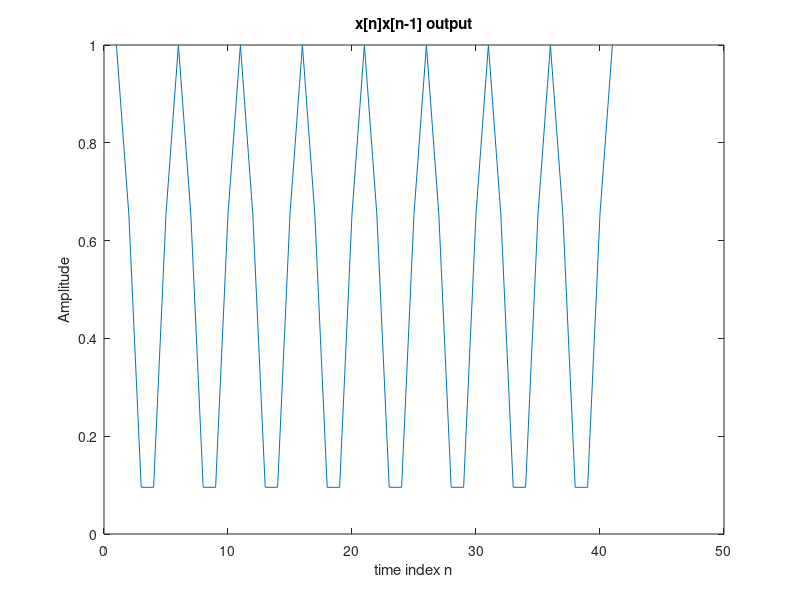

Reproduce this figure in MATLAB.
%calculate tf => y[n] = x[n]x[n-1]
%   input signal x
n = 0:40;
x =  cos(2*pi*0.1*n);
x1= [0 x 0];%x[n]
x2= [x 0 0];%x[n-1]
y = x.*x;
figure(1);
plot(y);
title('x[n]x[n-1] output');
xlabel('time index n'); ylabel('Amplitude');